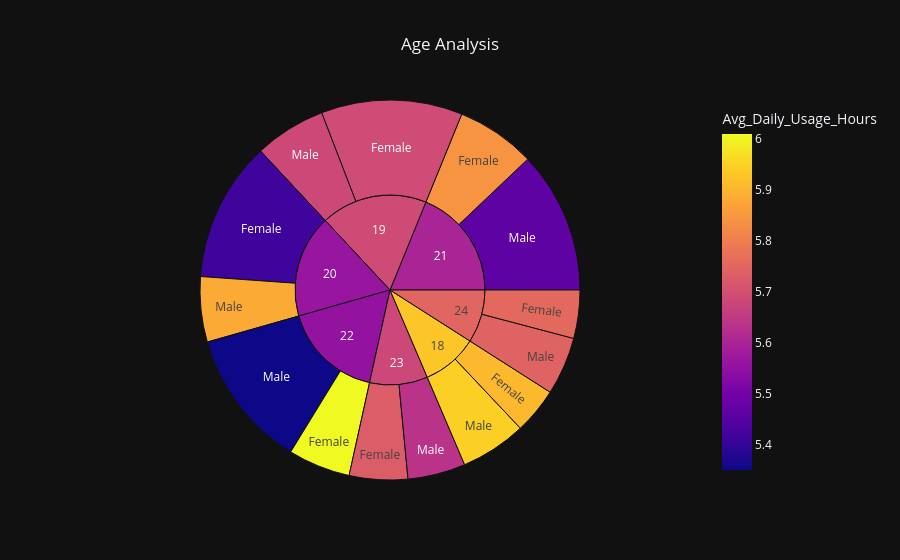

Source (notebook cell):
### Markdown cell above
# 📊 Analysis

#### The sunburst chart presents a hierarchical visualization of students based on Age and Gender, with the size of each segment representing the Average Daily Social Media Usage Hours. The inner ring displays different age groups, while the outer ring further divides each age group according to gender. The color intensity reflects the average social media usage, making it easier to identify groups with higher or lower usage levels.This interactive visualization provides a clear overview of how social media usage varies across different demographic groups.

### Code cell
fig = px.sunburst(
    df,
    path=["Age","Gender"],
    values="Avg_Daily_Usage_Hours",
    color="Avg_Daily_Usage_Hours",
    title="Age Analysis",
    template="plotly_dark"
)

fig.update_layout(title_x=0.5)
fig.show()

### Figure 1 — Plotly figure (JSON) as saved in the notebook; plotly's stock layout.template omitted (floating-point values rounded to 4 significant figures)
{"data": [{"branchvalues": "total", "customdata": [[5.466], [5.729], [5.351], [5.943], [5.755], [5.691], [6.009], [5.841], [5.741], [5.685], [5.881], [5.908], [5.634], [5.415], [5.6], [5.682], [5.555], [5.929], [5.747], [5.689], [5.563]], "domain": {"x": [0, 1], "y": [0, 1]}, "hovertemplate": "labels=%{label}<br>Avg_Daily_Usage_Hours_sum=%{value}<br>parent=%{parent}<br>id=%{id}<br>Avg_Daily_Usage_Hours=%{color}<extra></extra>", "ids": ["21/Male", "23/Female", "22/Male", "18/Male", "24/Female", "19/Female", "22/Female", "21/Female", "24/Male", "19/Male", "20/Male", "18/Female", "23/Male", "20/Female", "21", "23", "22", "18", "24", "19", "20"], "labels": ["Male", "Female", "Male", "Male", "Female", "Female", "Female", "Female", "Male", "Male", "Male", "Female", "Male", "Female", "21", "23", "22", "18", "24", "19", "20"], "marker": {"coloraxis": "coloraxis", "colors": [5.466, 5.729, 5.351, 5.943, 5.755, 5.691, 6.009, 5.841, 5.741, 5.685, 5.881, 5.908, 5.634, 5.415, 5.6, 5.682, 5.555, 5.929, 5.747, 5.689, 5.563]}, "name": "", "parents": ["21", "23", "22", "18", "24", "19", "22", "21", "24", "19", "20", "18", "23", "20", "", "", "", "", "", "", ""], "type": "sunburst", "values": [1052.0, 432.3, 1029.0, 488.0, 356.9, 1046.0, 461.4, 586.7, 429.8, 529.0, 483.2, 341.6, 427.4, 1038.0, 1639.0, 859.7, 1490.0, 829.6, 786.7, 1576.0, 1521.0]}], "layout": {"coloraxis": {"colorbar": {"title": {"text": "Avg_Daily_Usage_Hours"}}, "colorscale": [[0, "#0d0887"], [0.1111, "#46039f"], [0.2222, "#7201a8"], [0.3333, "#9c179e"], [0.4444, "#bd3786"], [0.5556, "#d8576b"], [0.6667, "#ed7953"], [0.7778, "#fb9f3a"], [0.8889, "#fdca26"], [1, "#f0f921"]]}, "legend": {"tracegroupgap": 0}, "title": {"text": "Age Analysis", "x": 0.5}}}
